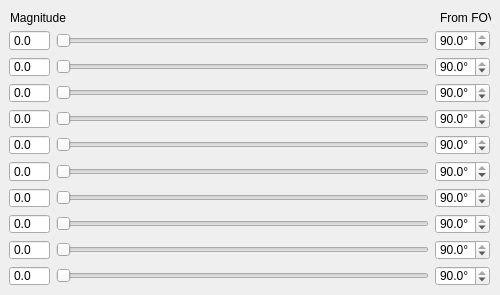
     <widget class="QWidget" name="stackedWidget_2Page2">
      <widget class="QLabel" name="label_8">
       <property name="geometry">
        <rect>
         <x>10</x>
         <y>10</y>
         <width>121</width>
         <height>16</height>
        </rect>
       </property>
       <property name="text">
        <string>Magnitude</string>
       </property>
      </widget>
      <widget class="QLabel" name="label_9">
       <property name="geometry">
        <rect>
         <x>440</x>
         <y>10</y>
         <width>51</width>
         <height>16</height>
        </rect>
       </property>
       <property name="text">
        <string>From FOV</string>
       </property>
      </widget>
      <widget class="QWidget" name="layoutWidget">
       <property name="geometry">
        <rect>
         <x>9</x>
         <y>30</y>
         <width>481</width>
         <height>256</height>
        </rect>
       </property>
       <layout class="QGridLayout" name="gridLayout">
        <item row="0" column="0">
         <widget class="QDoubleSpinBox" name="doubleSpinBox_5">
          <property name="readOnly">
           <bool>true</bool>
          </property>
          <property name="buttonSymbols">
           <enum>QAbstractSpinBox::NoButtons</enum>
          </property>
          <property name="decimals">
           <number>1</number>
          </property>
         </widget>
        </item>
        <item row="0" column="1">
         <widget class="QSlider" name="horizontalSlider">
          <property name="maximum">
           <number>250</number>
          </property>
          <property name="orientation">
           <enum>Qt::Horizontal</enum>
          </property>
         </widget>
        </item>
        <item row="0" column="2">
         <widget class="QDoubleSpinBox" name="doubleSpinBox_4">
          <property name="suffix">
           <string>°</string>
          </property>
          <property name="decimals">
           <number>1</number>
          </property>
          <property name="minimum">
           <double>0.100000000000000</double>
          </property>
          <property name="maximum">
           <double>90.000000000000000</double>
          </property>
          <property name="value">
           <double>90.000000000000000</double>
          </property>
         </widget>
        </item>
        <item row="1" column="0">
         <widget class="QDoubleSpinBox" name="doubleSpinBox_6">
          <property name="readOnly">
           <bool>true</bool>
          </property>
          <property name="buttonSymbols">
           <enum>QAbstractSpinBox::NoButtons</enum>
          </property>
          <property name="decimals">
           <number>1</number>
          </property>
         </widget>
        </item>
        <item row="1" column="1">
         <widget class="QSlider" name="horizontalSlider_2">
          <property name="maximum">
           <number>250</number>
          </property>
          <property name="orientation">
           <enum>Qt::Horizontal</enum>
          </property>
         </widget>
        </item>
        <item row="1" column="2">
         <widget class="QDoubleSpinBox" name="doubleSpinBox_7">
          <property name="suffix">
           <string>°</string>
          </property>
          <property name="decimals">
           <number>1</number>
          </property>
          <property name="minimum">
           <double>0.100000000000000</double>
          </property>
          <property name="maximum">
           <double>90.000000000000000</double>
          </property>
          <property name="value">
           <double>90.000000000000000</double>
          </property>
         </widget>
        </item>
        <item row="2" column="0">
         <widget class="QDoubleSpinBox" name="doubleSpinBox_8">
          <property name="readOnly">
           <bool>true</bool>
          </property>
          <property name="buttonSymbols">
           <enum>QAbstractSpinBox::NoButtons</enum>
          </property>
          <property name="decimals">
           <number>1</number>
          </property>
         </widget>
        </item>
        <item row="2" column="1">
         <widget class="QSlider" name="horizontalSlider_3">
          <property name="maximum">
           <number>250</number>
          </property>
          <property name="orientation">
           <enum>Qt::Horizontal</enum>
          </property>
         </widget>
        </item>
        <item row="2" column="2">
         <widget class="QDoubleSpinBox" name="doubleSpinBox_9">
          <property name="suffix">
           <string>°</string>
          </property>
          <property name="decimals">
           <number>1</number>
          </property>
          <property name="minimum">
           <double>0.100000000000000</double>
          </property>
          <property name="maximum">
           <double>90.000000000000000</double>
          </property>
          <property name="value">
           <double>90.000000000000000</double>
          </property>
         </widget>
        </item>
        <item row="3" column="0">
         <widget class="QDoubleSpinBox" name="doubleSpinBox_10">
          <property name="readOnly">
           <bool>true</bool>
          </property>
          <property name="buttonSymbols">
           <enum>QAbstractSpinBox::NoButtons</enum>
          </property>
          <property name="decimals">
           <number>1</number>
          </property>
         </widget>
        </item>
        <item row="3" column="1">
         <widget class="QSlider" name="horizontalSlider_4">
          <property name="maximum">
           <number>250</number>
          </property>
          <property name="orientation">
           <enum>Qt::Horizontal</enum>
          </property>
         </widget>
        </item>
        <item row="3" column="2">
         <widget class="QDoubleSpinBox" name="doubleSpinBox_11">
          <property name="suffix">
           <string>°</string>
          </property>
          <property name="decimals">
           <number>1</number>
          </property>
          <property name="minimum">
           <double>0.100000000000000</double>
          </property>
          <property name="maximum">
           <double>90.000000000000000</double>
          </property>
          <property name="value">
           <double>90.000000000000000</double>
          </property>
         </widget>
        </item>
        <item row="4" column="0">
         <widget class="QDoubleSpinBox" name="doubleSpinBox_12">
          <property name="readOnly">
           <bool>true</bool>
          </property>
          <property name="buttonSymbols">
           <enum>QAbstractSpinBox::NoButtons</enum>
          </property>
          <property name="decimals">
           <number>1</number>
          </property>
         </widget>
        </item>
        <item row="4" column="1">
         <widget class="QSlider" name="horizontalSlider_5">
          <property name="maximum">
           <number>250</number>
          </property>
          <property name="orientation">
           <enum>Qt::Horizontal</enum>
          </property>
         </widget>
        </item>
        <item row="4" column="2">
         <widget class="QDoubleSpinBox" name="doubleSpinBox_13">
          <property name="suffix">
           <string>°</string>
          </property>
          <property name="decimals">
           <number>1</number>
          </property>
          <property name="minimum">
           <double>0.100000000000000</double>
          </property>
          <property name="maximum">
           <double>90.000000000000000</double>
          </property>
          <property name="value">
           <double>90.000000000000000</double>
          </property>
         </widget>
        </item>
        <item row="5" column="0">
         <widget class="QDoubleSpinBox" name="doubleSpinBox_14">
          <property name="readOnly">
           <bool>true</bool>
          </property>
          <property name="buttonSymbols">
           <enum>QAbstractSpinBox::NoButtons</enum>
          </property>
          <property name="decimals">
           <number>1</number>
          </property>
         </widget>
        </item>
        <item row="5" column="1">
         <widget class="QSlider" name="horizontalSlider_6">
          <property name="maximum">
           <number>250</number>
          </property>
          <property name="orientation">
           <enum>Qt::Horizontal</enum>
          </property>
         </widget>
        </item>
        <item row="5" column="2">
         <widget class="QDoubleSpinBox" name="doubleSpinBox_15">
          <property name="suffix">
           <string>°</string>
          </property>
          <property name="decimals">
           <number>1</number>
          </property>
          <property name="minimum">
           <double>0.100000000000000</double>
          </property>
          <property name="maximum">
           <double>90.000000000000000</double>
          </property>
          <property name="value">
           <double>90.000000000000000</double>
          </property>
         </widget>
        </item>
        <item row="6" column="0">
         <widget class="QDoubleSpinBox" name="doubleSpinBox_16">
          <property name="readOnly">
           <bool>true</bool>
          </property>
          <property name="buttonSymbols">
           <enum>QAbstractSpinBox::NoButtons</enum>
          </property>
          <property name="decimals">
           <number>1</number>
          </property>
         </widget>
        </item>
        <item row="6" column="1">
         <widget class="QSlider" name="horizontalSlider_7">
          <property name="maximum">
           <number>250</number>
          </property>
          <property name="orientation">
           <enum>Qt::Horizontal</enum>
          </property>
         </widget>
        </item>
        <item row="6" column="2">
         <widget class="QDoubleSpinBox" name="doubleSpinBox_17">
          <property name="suffix">
           <string>°</string>
          </property>
          <property name="decimals">
           <number>1</number>
          </property>
          <property name="minimum">
           <double>0.100000000000000</double>
          </property>
          <property name="maximum">
           <double>90.000000000000000</double>
          </property>
          <property name="value">
           <double>90.000000000000000</double>
          </property>
         </widget>
        </item>
        <item row="7" column="0">
         <widget class="QDoubleSpinBox" name="doubleSpinBox_18">
          <property name="readOnly">
           <bool>true</bool>
          </property>
          <property name="buttonSymbols">
           <enum>QAbstractSpinBox::NoButtons</enum>
          </property>
          <property name="decimals">
           <number>1</number>
          </property>
         </widget>
        </item>
        <item row="7" column="1">
         <widget class="QSlider" name="horizontalSlider_8">
          <property name="maximum">
           <number>250</number>
          </property>
          <property name="orientation">
           <enum>Qt::Horizontal</enum>
          </property>
         </widget>
        </item>
        <item row="7" column="2">
         <widget class="QDoubleSpinBox" name="doubleSpinBox_19">
          <property name="suffix">
           <string>°</string>
          </property>
          <property name="decimals">
           <number>1</number>
          </property>
          <property name="minimum">
           <double>0.100000000000000</double>
          </property>
          <property name="maximum">
           <double>90.000000000000000</double>
          </property>
          <property name="value">
           <double>90.000000000000000</double>
          </property>
         </widget>
        </item>
        <item row="8" column="0">
         <widget class="QDoubleSpinBox" name="doubleSpinBox_20">
          <property name="readOnly">
           <bool>true</bool>
          </property>
          <property name="buttonSymbols">
           <enum>QAbstractSpinBox::NoButtons</enum>
          </property>
          <property name="decimals">
           <number>1</number>
          </property>
         </widget>
        </item>
        <item row="8" column="1">
         <widget class="QSlider" name="horizontalSlider_9">
          <property name="maximum">
           <number>250</number>
          </property>
          <property name="orientation">
           <enum>Qt::Horizontal</enum>
          </property>
         </widget>
        </item>
        <item row="8" column="2">
         <widget class="QDoubleSpinBox" name="doubleSpinBox_21">
          <property name="suffix">
           <string>°</string>
          </property>
          <property name="decimals">
           <number>1</number>
          </property>
          <property name="minimum">
           <double>0.100000000000000</double>
          </property>
          <property name="maximum">
           <double>90.000000000000000</double>
          </property>
          <property name="value">
           <double>90.000000000000000</double>
          </property>
         </widget>
        </item>
        <item row="9" column="0">
         <widget class="QDoubleSpinBox" name="doubleSpinBox_22">
          <property name="readOnly">
           <bool>true</bool>
          </property>
          <property name="buttonSymbols">
           <enum>QAbstractSpinBox::NoButtons</enum>
          </property>
          <property name="decimals">
           <number>1</number>
          </property>
         </widget>
        </item>
        <item row="9" column="1">
         <widget class="QSlider" name="horizontalSlider_10">
          <property name="maximum">
           <number>250</number>
          </property>
          <property name="orientation">
           <enum>Qt::Horizontal</enum>
          </property>
         </widget>
        </item>
        <item row="9" column="2">
         <widget class="QDoubleSpinBox" name="doubleSpinBox_23">
          <property name="suffix">
           <string>°</string>
          </property>
          <property name="decimals">
           <number>1</number>
          </property>
          <property name="minimum">
           <double>0.100000000000000</double>
          </property>
          <property name="maximum">
           <double>90.000000000000000</double>
          </property>
          <property name="value">
           <double>90.000000000000000</double>
          </property>
         </widget>
        </item>
       </layout>
      </widget>
     </widget>
